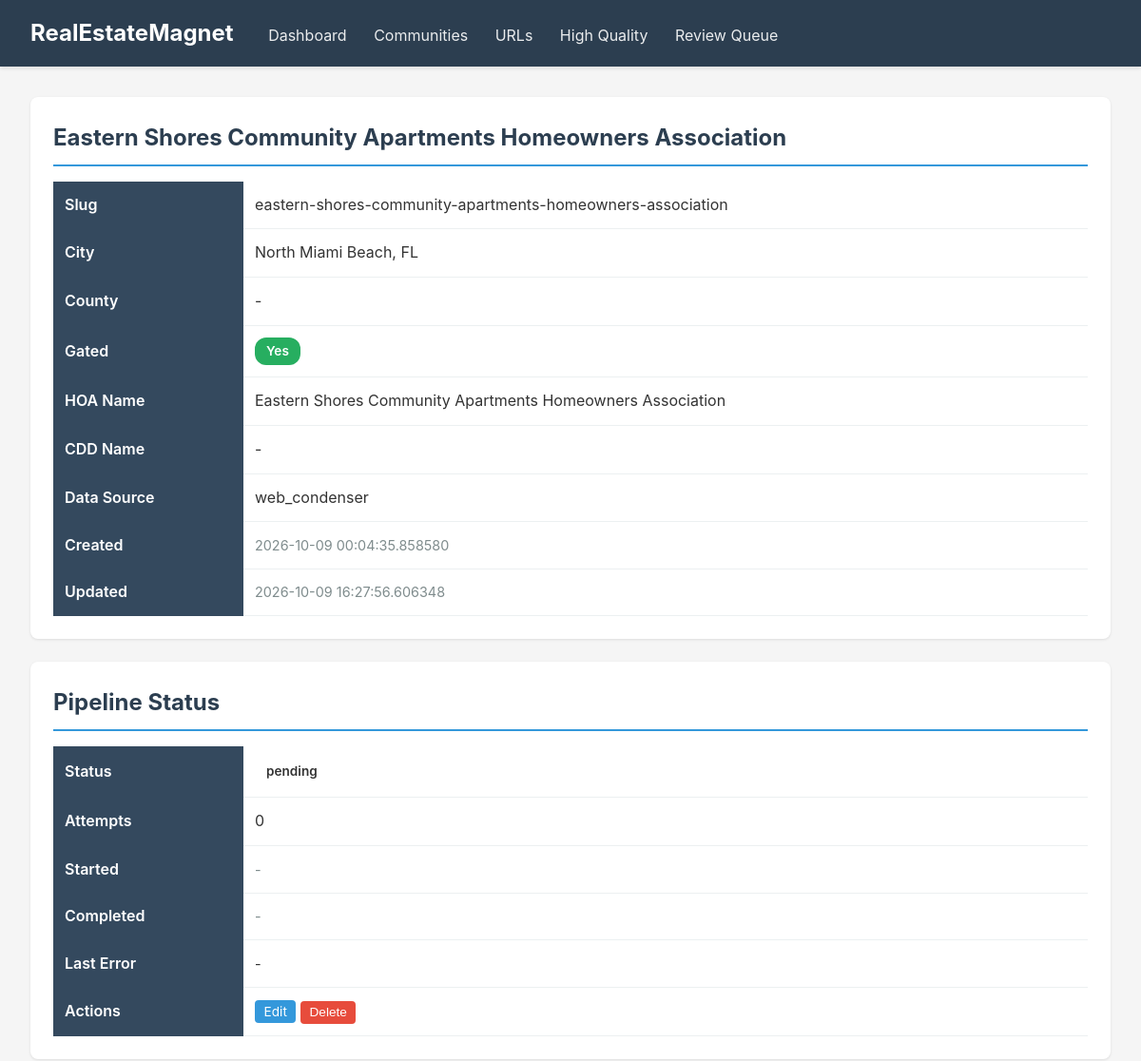
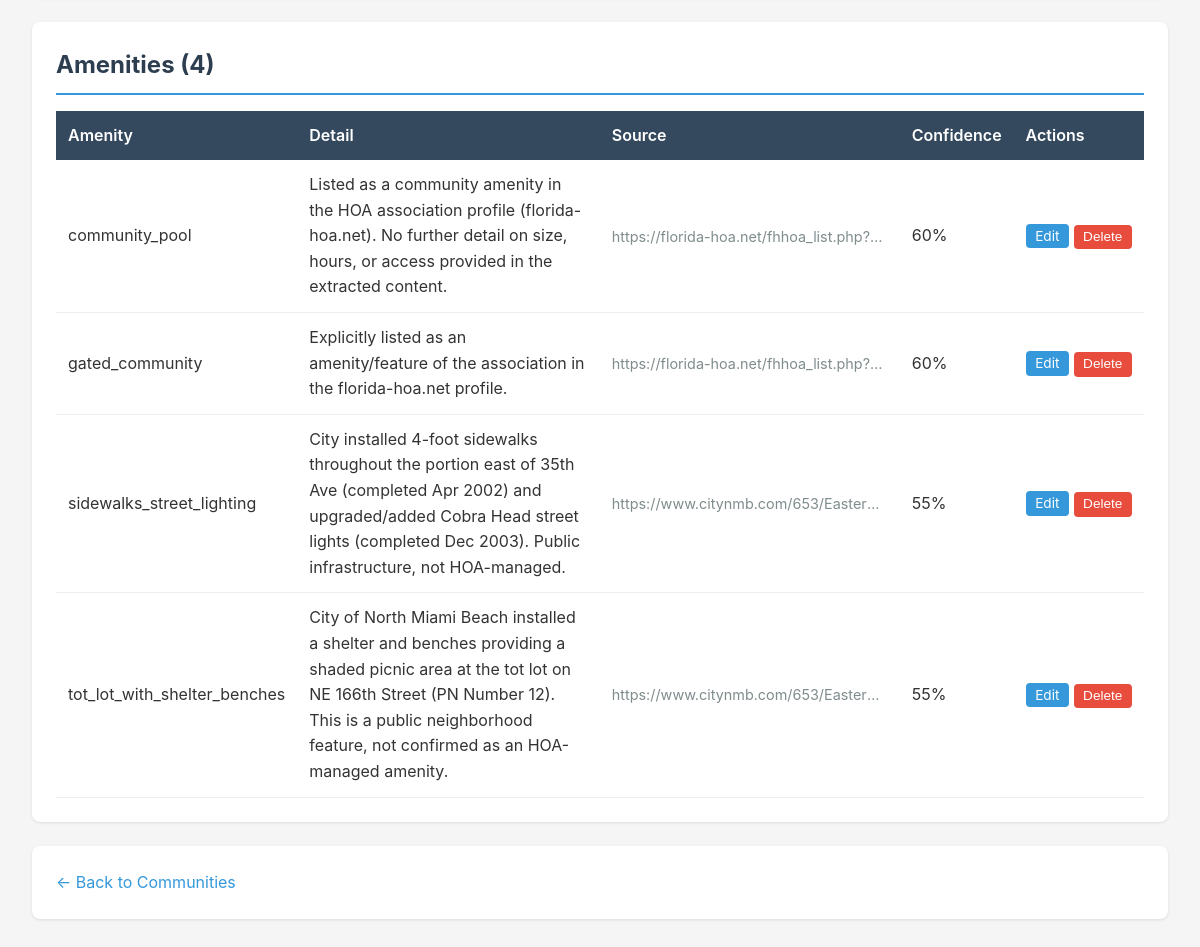
The page /communities/eastern-shores-community-apartments-homeowners-association on the database its author committed (2 pictures, top to bottom).
### modules/community/database.py (models this page shows, shortened)
class Base(DeclarativeBase):
    pass

class CommunityRow(Base):
    __tablename__ = "communities"
    id = Column(String(36), primary_key=True, default=lambda: str(uuid.uuid4()))
    name = Column(String(255), nullable=False, index=True)
    slug = Column(String(255), unique=True, nullable=False, index=True)
    county_fips = Column(String(10), index=True)
    city = Column(String(100), index=True)
    hoa_name = Column(String(255))
    cdd_name = Column(String(255))
    is_gated = Column(Boolean, default=True, index=True)
    latitude = Column(Float)
    longitude = Column(Float)
    overview = Column(Text)
    notes = Column(Text)
    data_source = Column(String(50), default="file_store")
    created_at = Column(DateTime, default=lambda: datetime.now(timezone.utc))
    updated_at = Column(DateTime, default=lambda: datetime.now(timezone.utc), onupdate=lambda: datetime.now(timezone.utc))
    fees = relationship("FeeRow", back_populates="community", cascade="all, delete-orphan")
    amenities = relationship("AmenityRow", back_populates="community", cascade="all, delete-orphan")
    demographics_entries = relationship("DemographicsRow", back_populates="community", cascade="all, delete-orphan")
    proximity_entries = relationship("ProximityRow", back_populates="community", cascade="all, delete-orphan")

class CommunityPipelineStatusRow(Base):
    __tablename__ = "community_pipeline_status"
    community_slug = Column(
        String(255), ForeignKey("communities.slug"), primary_key=True
    )
    status = Column(String(20), nullable=False, default="pending", index=True)
    sort_order = Column(Integer, default=0, index=True)
    attempts = Column(Integer, default=0)
    started_at = Column(DateTime)
    completed_at = Column(DateTime)
    last_heartbeat = Column(DateTime)
    last_error = Column(Text)
    updated_at = Column(
        DateTime,
        default=lambda: datetime.now(timezone.utc),
        onupdate=lambda: datetime.now(timezone.utc),
    )

class AmenityRow(Base):
    __tablename__ = "community_amenities"
    id = Column(Integer, primary_key=True, autoincrement=True)
    community_slug = Column(String(255), ForeignKey("communities.slug"), nullable=False, index=True)
    amenity = Column(String(100), nullable=False, index=True)
    detail = Column(Text)
    source_url = Column(Text)
    retrieved_at = Column(DateTime)
    confidence = Column(Float, default=0.5)
    community = relationship("CommunityRow", back_populates="amenities")

### modules/web/viewer.py (the view)
@app.get("/communities/{slug}", response_class=HTMLResponse)
async def community_detail(
    request: Request,
    slug: str,
    edit_table: Optional[str] = None,
    edit_id: Optional[int] = None,
):
    conn = get_db()
    cursor = conn.cursor()
    cursor.execute("""
        SELECT * FROM communities WHERE slug = ?
    """, (slug,))
    community = cursor.fetchone()
    if not community:
        conn.close()
        return HTMLResponse("<h1>Community not found</h1>", status_code=404)
    cursor.execute("""
        SELECT * FROM community_fees
        WHERE community_slug = ?
        ORDER BY fee_type
    """, (slug,))
    fees = cursor.fetchall()
    cursor.execute("""
        SELECT * FROM community_amenities
        WHERE community_slug = ?
        ORDER BY amenity
    """, (slug,))
    amenities = cursor.fetchall()
    cursor.execute("""
        SELECT * FROM community_demographics
        WHERE community_slug = ?
    """, (slug,))
    demographics = cursor.fetchall()
    cursor.execute("""
        SELECT * FROM proximity_metrics
        WHERE community_slug = ?
        ORDER BY category
    """, (slug,))
    proximity = cursor.fetchall()
    try:
        cursor.execute(
            """
            SELECT status, attempts, started_at, completed_at, last_error
            FROM community_pipeline_status
            WHERE community_slug = ?
            """,
            (slug,),
        )
        pipeline_status = cursor.fetchone()
    except sqlite3.OperationalError:
        pipeline_status = None
    try:
        cursor.execute(
            """
            SELECT id, condenser, status, elapsed, fees, amenities, proximity,
                   demographics_present, sources_consulted, errors, finished_at
            FROM community_condenser_runs
            WHERE community_slug = ?
            ORDER BY condenser
            """,
            (slug,),
        )
        condenser_runs = cursor.fetchall()
    except sqlite3.OperationalError:
        condenser_runs = []
    source_urls = []
    try:
        cursor.execute("""
            SELECT su.url, su.status, su.data_quality_score, su.data_types_found,
                   su.has_community_data, su.discovered_at,
                   cu.discovered_by, cu.inspected
            FROM community_urls cu
            JOIN source_urls su ON cu.url_id = su.id
            WHERE cu.community_slug = ?
            ORDER BY su.data_quality_score DESC
        """, (slug,))
        source_urls = cursor.fetchall()
    except sqlite3.OperationalError:
        source_urls = []
    if not source_urls:
        try:
            cursor.execute("""
                SELECT url, status, data_quality_score, data_types_found,
                       has_community_data, discovered_at,
                       discovered_by, NULL as inspected
                FROM source_urls
                WHERE community_slug = ?
                ORDER BY data_quality_score DESC
            """, (slug,))
            source_urls = cursor.fetchall()
        except sqlite3.OperationalError:
            source_urls = []
    conn.close()
    return templates.TemplateResponse(
        request,
        name="community_detail.html",
        context={
            "community": community,
            "fees": fees,
            "amenities": amenities,
            "demographics": demographics,
            "proximity": proximity,
            "source_urls": source_urls,
            "pipeline_status": pipeline_status,
            "condenser_runs": condenser_runs,
            "edit_table": edit_table,
            "edit_id": edit_id,
            "pipeline_status_options": PIPELINE_STATUSES,
            "condenser_run_status_options": CONDENSER_RUN_STATUSES,
        }
    )

### modules/web/templates/community_detail.html (shortened to what this page needs)
{% extends "base.html" %}
{% from "_macros.html" import actions %}
{% block content %}
{% set base = '/communities/' ~ community.slug %}
<div class="card" id="community">
    <h2>{{ community.name }}</h2>
    <table>
        <tbody>
            <tr>
                <th style="width: 200px;">Slug</th>
                <td>{{ community.slug }}</td>
            </tr>
            <tr>
                <th>City</th>
                <td>{{ community.city or '-' }}</td>
            </tr>
            <tr>
                <th>County</th>
                <td>{{ community.county_fips or '-' }}</td>
            </tr>
            <tr>
                <th>Gated</th>
                <td>
                    {% if community.is_gated %}
                    <span class="badge badge-success">Yes</span>
                    {% else %}
                    <span class="badge badge-warning">No</span>
                    {% endif %}
                </td>
            </tr>
            <tr>
                <th>HOA Name</th>
                <td>{{ community.hoa_name or '-' }}</td>
            </tr>
            <tr>
                <th>CDD Name</th>
                <td>{{ community.cdd_name or '-' }}</td>
            </tr>
            <tr>
                <th>Data Source</th>
                <td>{{ community.data_source }}</td>
            </tr>
            <tr>
                <th>Created</th>
                <td class="text-muted text-small">{{ community.created_at }}</td>
            </tr>
            <tr>
                <th>Updated</th>
                <td class="text-muted text-small">{{ community.updated_at }}</td>
            </tr>
        </tbody>
    </table>
</div>
{% if pipeline_status %}
{% set pipe_editing = edit_table == 'pipeline' %}
<div class="card" id="pipeline">
    <h2>Pipeline Status</h2>
    <table>
        <tbody>
            <tr>
                <th style="width: 200px;">Status</th>
                <td>
                    {% if pipe_editing %}
                    <select form="pipeline-edit-0" name="status">
                        {% for s in pipeline_status_options %}
                        <option value="{{ s }}" {% if s == pipeline_status.status %}selected{% endif %}>{{ s }}</option>
                        {% endfor %}
                    </select>
                    {% elif pipeline_status.status == 'completed' %}
                    <span class="badge badge-success">{{ pipeline_status.status }}</span>
                    {% elif pipeline_status.status == 'processing' %}
                    <span class="badge badge-info">{{ pipeline_status.status }}</span>
                    {% elif pipeline_status.status == 'partial' %}
                    <span class="badge badge-warning">{{ pipeline_status.status }}</span>
                    {% elif pipeline_status.status == 'failed' %}
                    <span class="badge badge-danger">{{ pipeline_status.status }}</span>
                    {% else %}
                    <span class="badge">{{ pipeline_status.status }}</span>
                    {% endif %}
                </td>
            </tr>
            <tr>
                <th>Attempts</th>
                <td>
                    {% if pipe_editing %}
                    <input form="pipeline-edit-0" type="number" name="attempts" value="{{ pipeline_status.attempts or 0 }}">
                    {% else %}
                    {{ pipeline_status.attempts or 0 }}
                    {% endif %}
                </td>
            </tr>
            <tr>
                <th>Started</th>
                <td class="text-muted text-small">{{ pipeline_status.started_at or '-' }}</td>
            </tr>
            <tr>
                <th>Completed</th>
                <td class="text-muted text-small">{{ pipeline_status.completed_at or '-' }}</td>
            </tr>
            <tr>
                <th>Last Error</th>
                <td class="text-small">
                    {% if pipe_editing %}
                    <input form="pipeline-edit-0" name="last_error" value="{{ pipeline_status.last_error or '' }}">
                    {% else %}
                    {{ pipeline_status.last_error or '-' }}
                    {% endif %}
                </td>
            </tr>
            <tr>
                <th>Actions</th>
                <td class="row-actions">
                    {{ actions('pipeline', 0, base ~ '/pipeline/edit', base ~ '/pipeline/delete', base, 'the pipeline status for this community', edit_table, edit_id) }}
                </td>
            </tr>
        </tbody>
    </table>
</div>
{% endif %}
{% if amenities %}
<div class="card" id="amenities">
    <h2>Amenities ({{ amenities|length }})</h2>
    <table>
        <thead>
            <tr>
                <th>Amenity</th>
                <th>Detail</th>
                <th>Source</th>
                <th>Confidence</th>
                <th>Actions</th>
            </tr>
        </thead>
        <tbody>
            {% for amenity in amenities %}
            {% if edit_table == 'amenities' and edit_id == amenity.id %}
            <tr>
                <td><input form="amenities-edit-{{ amenity.id }}" name="amenity" value="{{ amenity.amenity or '' }}" required></td>
                <td><input form="amenities-edit-{{ amenity.id }}" name="detail" value="{{ amenity.detail or '' }}"></td>
                <td><input form="amenities-edit-{{ amenity.id }}" name="source_url" value="{{ amenity.source_url or '' }}"></td>
                <td><input form="amenities-edit-{{ amenity.id }}" type="number" step="any" name="confidence" value="{{ amenity.confidence if amenity.confidence is not none else '' }}"></td>
                <td class="row-actions">
                    {{ actions('amenities', amenity.id, base ~ '/facts/amenities/' ~ amenity.id ~ '/edit', base ~ '/facts/amenities/' ~ amenity.id ~ '/delete', base, 'this amenity', edit_table, edit_id) }}
                </td>
            </tr>
            {% else %}
            <tr>
                <td>{{ amenity.amenity }}</td>
                <td>{{ amenity.detail or '-' }}</td>
                <td class="text-muted text-small truncate">{{ amenity.source_url }}</td>
                <td>{{ "%.0f"|format(amenity.confidence * 100) if amenity.confidence else '-' }}%</td>
                <td class="row-actions">
                    {{ actions('amenities', amenity.id, base ~ '/facts/amenities/' ~ amenity.id ~ '/edit', base ~ '/facts/amenities/' ~ amenity.id ~ '/delete', base, 'this amenity', edit_table, edit_id) }}
                </td>
            </tr>
            {% endif %}
            {% endfor %}
        </tbody>
    </table>
</div>
{% endif %}
<div class="card">
    <p><a href="/communities">← Back to Communities</a></p>
</div>
{% endblock %}

### modules/web/templates/_macros.html (shortened to what this page needs)
{% macro actions(table, row_id, edit_url, delete_url, base_url, label, edit_table, edit_id) %}
{% if edit_table == table and edit_id == row_id %}
<button type="submit" form="{{ table }}-edit-{{ row_id }}" class="btn btn-save">Save</button>
<a class="btn btn-cancel" href="{{ base_url }}">Cancel</a>
{% else %}
<a class="btn btn-edit" href="{{ base_url }}?edit_table={{ table }}&edit_id={{ row_id }}#{{ table }}">Edit</a>
<form method="post" action="{{ delete_url }}" onsubmit="return confirm('Delete {{ label }}?');">
    <button type="submit" class="btn btn-danger">Delete</button>
</form>
{% endif %}
{% endmacro %}

### modules/web/templates/base.html (style rules this page uses)
* { margin: 0; padding: 0; box-sizing: border-box; }
body { font-family: -apple-system, BlinkMacSystemFont, 'Segoe UI', Roboto, Oxygen, Ubuntu, Cantarell, sans-serif; background: #f5f5f5; color: #333; line-height: 1.6; }
.card { background: white; border-radius: 8px; padding: 1.5rem; margin-bottom: 1.5rem; box-shadow: 0 1px 3px rgba(0,0,0,0.1); }
.card h2 { color: #2c3e50; margin-bottom: 1rem; border-bottom: 2px solid #3498db; padding-bottom: 0.5rem; }
table { width: 100%; border-collapse: collapse; margin-top: 1rem; }
th { background: #34495e; color: white; padding: 0.75rem; text-align: left; font-weight: 600; }
td { padding: 0.75rem; border-bottom: 1px solid #ecf0f1; }
a { color: #3498db; text-decoration: none; }
.badge { display: inline-block; padding: 0.25rem 0.75rem; border-radius: 12px; font-size: 0.85rem; font-weight: 600; }
.badge-success { background: #27ae60; color: white; }
.text-muted { color: #7f8c8d; }
.text-small { font-size: 0.9rem; }
.truncate { max-width: 300px; white-space: nowrap; overflow: hidden; text-overflow: ellipsis; }
.btn { display: inline-block; padding: 0.25rem 0.6rem; border: none; border-radius: 4px; cursor: pointer; font-size: 0.85rem; line-height: 1.2; text-decoration: none; }
.btn-edit { background: #3498db; color: white; }
.btn-danger { background: #e74c3c; color: white; }
.row-actions { white-space: nowrap; }
.row-actions form { display: inline; }

### rows shown on the page
CommunityRow: name "Eastern Shores Community Apartments Homeowners Association", slug "eastern-shores-community-apartments-homeowners-association", city "North Miami Beach, FL", hoa_name "Eastern Shores Community Apartments Homeowners Association", data_source "web_condenser", created_at "2026-10-09 00:04:35.858580", updated_at "2026-10-09 16:27:56.606348"
CommunityPipelineStatusRow: status "pending", attempts "0"
AmenityRow: amenity "community_pool", detail "Listed as a community amenity in the HOA association profile (florida-hoa.net). No further detail on size, hours, or access provided in the extracted content.", source_url "https://florida-hoa.net/fhhoa_list.php?…", confidence "60"
AmenityRow: amenity "gated_community", detail "Explicitly listed as an amenity/feature of the association in the florida-hoa.net profile.", source_url "https://florida-hoa.net/fhhoa_list.php?…", confidence "60"
AmenityRow: amenity "sidewalks_street_lighting", detail "City installed 4-foot sidewalks throughout the portion east of 35th Ave (completed Apr 2002) and upgraded/added Cobra Head street lights (completed Dec 2003). Public infrastructure, not HOA-managed.", source_url "https://www.citynmb.com/653/Easter…", confidence "55"
AmenityRow: amenity "tot_lot_with_shelter_benches", detail "City of North Miami Beach installed a shelter and benches providing a shaded picnic area at the tot lot on NE 166th Street (PN Number 12). This is a public neighborhood feature, not confirmed as an HOA-managed amenity.", source_url "https://www.citynmb.com/653/Easter…", confidence "55"

### other values the page prints
{{ community.county_fips or '-' }} "-"
{{ community.cdd_name or '-' }} "-"
{{ pipeline_status.started_at or '-' }} "-"
{{ pipeline_status.completed_at or '-' }} "-"
{{ pipeline_status.last_error or '-' }} "-"
{{ amenities|length }} "4"
